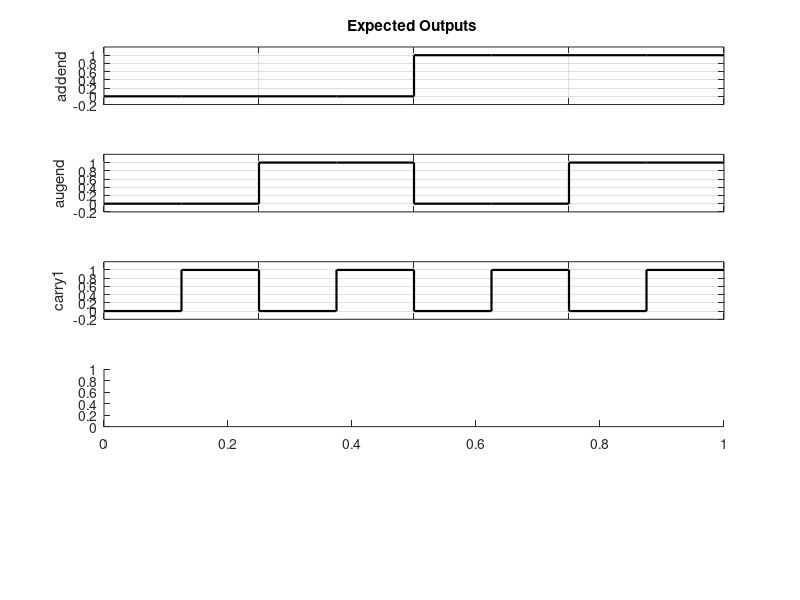

Source code (MATLAB): (Note: this script raises an error after producing the figure.)
% 输入序列（000→111）
a   = [0 0 0 0 1 1 1 1]';   % addend
b   = [0 0 1 1 0 0 1 1]';   % augend
cin = [0 1 0 1 0 1 0 1]';   % carry1

% 反向输出
sum_inv  = ~(xor(a, ~xor(b, cin)));
cout_inv = (a & b) | (a & cin) | (b & cin);

% 绘图
x  = 0:8;
st = @(v) [v; v(end)];

figure('Color','w','Name','Expected Outputs ');
subplot(5,1,1);
stairs(x, st(a), 'k','LineWidth',1.6);
ylim([-0.2 1.2]); ylabel('addend'); grid on; set(gca,'XTickLabel',[]);
title('Expected Outputs ');

subplot(5,1,2);
stairs(x, st(b), 'k','LineWidth',1.6);
ylim([-0.2 1.2]); ylabel('augend'); grid on; set(gca,'XTickLabel',[]);

subplot(5,1,3);
stairs(x, st(cin), 'k','LineWidth',1.6);
ylim([-0.2 1.2]); ylabel('carry1'); grid on; set(gca,'XTickLabel',[]);

subplot(5,1,4);
stairs(x, st(sum_inv), 'k','LineWidth',1.6);
ylim([-0.2 1.2]); ylabel('sum'); grid on; set(gca,'XTickLabel',[]);

subplot(5,1,5);
stairs(x, st(cout_inv), 'k','LineWidth',1.6);
ylim([-0.2 1.2]); ylabel('carry2'); grid on;
